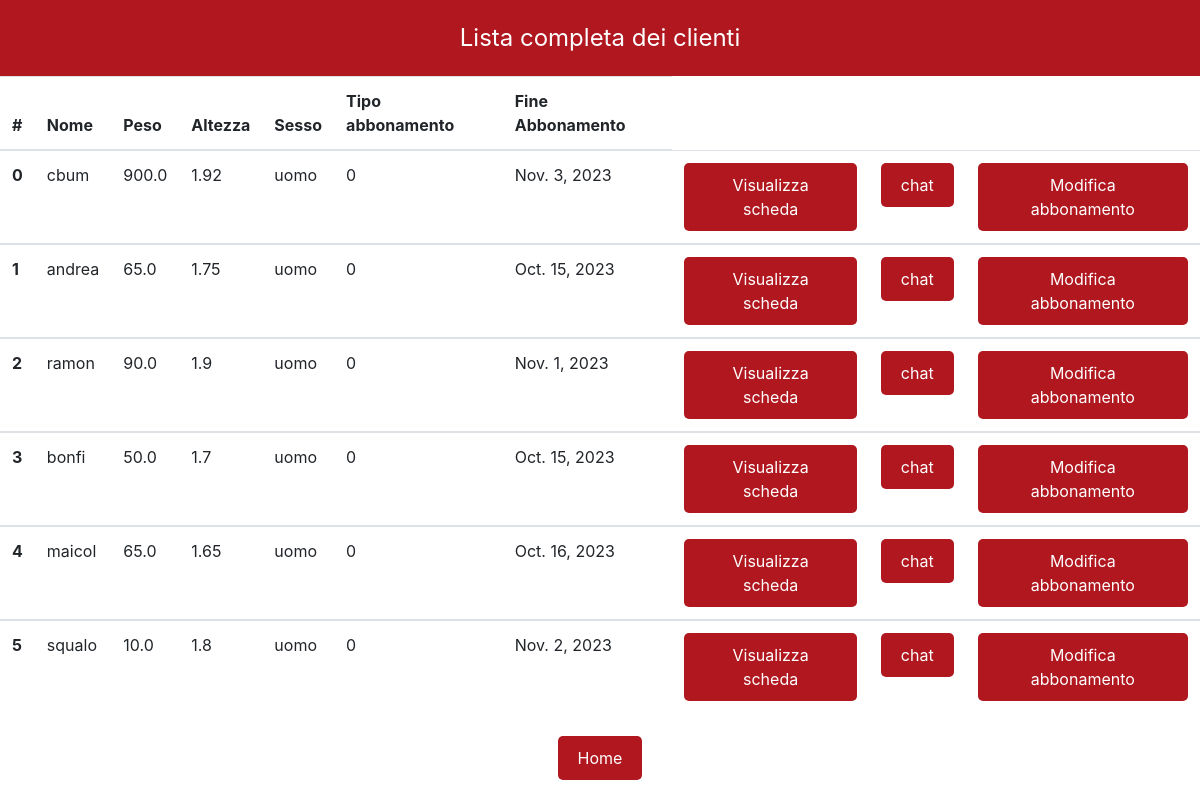
The app's page /user/listautenti/ (signed in) with its own data.
### Users/models.py (models this page shows)
class MyUser(AbstractUser):
    sesso = models.CharField(max_length=10, choices=SESSO)
    peso = models.FloatField(blank=True, null=True)
    altezza = models.FloatField(blank=True, null=True)
    tipo_abbonamento = models.IntegerField(default=1)
    fine_abbonamento = models.DateField(blank=True, null=True)
    immagine_profilo = models.ImageField(upload_to="fotouser/", blank=True)
    obiettivo = models.CharField(max_length=400, blank=True, null=True)

### Users/views.py (the view)
# urls.py: path('listautenti/', UtentiListView.as_view(), name="listautenti"),
class UtentiListView(GroupRequiredMixin, ListView):
    group_required = ["nutrizionista", "pt"]
    model = MyUser
    template_name = "Users/lista_utenti.html"
    def get_queryset(self):
        gruppo_pt = Group.objects.get(name="pt")
        gruppo_nutrizionista = Group.objects.get(name="nutrizionista")
        queryset = MyUser.objects.exclude(groups=gruppo_pt).exclude(groups=gruppo_nutrizionista)
        queryset = queryset.exclude(is_superuser=True)
        return queryset

### Users/templates/Users/lista_utenti.html (shortened to what this page needs)
{% extends 'base.html' %}
{% block content %}
    <div class="text_red"> Lista completa dei clienti </div>
     <table class="table table-hover">
        <thead>
            <tr>
                <th scope="col">#</th>
                <th scope="col">Nome</th>
                <th scope="col">Peso</th>
                <th scope="col">Altezza</th>
                <th scope="col">Sesso</th>
                <th scope="col">Tipo abbonamento</th>
                <th scope="col">Fine Abbonamento</th>
            </tr>
        </thead>
        {% for cliente in object_list %}
            <tbody>
                <tr>
                    <th scope="row">{{ forloop.counter0 }} </th>
                    <td> {{ cliente.username}}</td>
                    <td> {{ cliente.peso}}</td>
                    <td> {{ cliente.altezza }}</td>
                    <td> {{ cliente.sesso }}</td>
                    <td> {{ cliente.tipo_abbonamento }}</td>
                    <td> {{ cliente.fine_abbonamento }}</td>
                    {% if "nutrizionista" in  user.groups.all.1.name %}
                        <td>
                        <form method="GET" action="{% url 'Diet:mostradietauser' cliente.pk %}">
                            {% csrf_token %}
                            <button class="pulsante-rosso " type="submit">Visualizza dieta</button>
                        </form>
                        </td>
                    {% elif "pt" in  user.groups.all.1.name %}
                        <td>
                        <form method="GET" action="{% url 'Workout:mostra_scheda_user' cliente.pk %}">
                            <button class="pulsante-rosso " type="submit">Visualizza scheda</button>
                        </form>
                        </td>
                        <td><button class="pulsante-rosso" type="button" onclick="window.location.href='{% url 'Chat:chat' request.user.pk cliente.pk %}'">chat</button> </td>
                                                <td>
                        <form method="GET" action="{% url 'Users:edit' cliente.pk 5 %}">
                            <button class="pulsante-rosso " type="submit">Modifica abbonamento</button>
                        </form>
                        </td>
                    {% endif %}
                </tr>
            </tbody>
        {% endfor %}
     </table>
    <div class="div-bassa-2">
        <a href="{% url 'home_login' %}" class="pulsante-rosso">Home </a>
    </div>
{% endblock %}

### static/style/style.css (style rules this page uses)
.text_red { background-color: #B0171F; padding: 20px; color: white; font-size: 24px; text-align: center; }
.pulsante-rosso { background-color: #B0171F; color: white; padding: 10px 20px; border: none; border-radius: 5px; cursor: pointer; }
.div-bassa-2 { position: fixed; bottom: 0; left: 0; right: 0; display: flex; justify-content: center; padding: 20px 0; }

### records on screen
MyUser: username "cbum", peso "900.0", altezza "1.92", sesso "uomo", tipo_abbonamento "0", fine_abbonamento "Nov. 3, 2023"
MyUser: username "andrea", peso "65.0", altezza "1.75", sesso "uomo", tipo_abbonamento "0", fine_abbonamento "Oct. 15, 2023"
MyUser: username "ramon", peso "90.0", altezza "1.9", sesso "uomo", tipo_abbonamento "0", fine_abbonamento "Nov. 1, 2023"
MyUser: username "bonfi", peso "50.0", altezza "1.7", sesso "uomo", tipo_abbonamento "0", fine_abbonamento "Oct. 15, 2023"
MyUser: username "maicol", peso "65.0", altezza "1.65", sesso "uomo", tipo_abbonamento "0", fine_abbonamento "Oct. 16, 2023"
MyUser: username "squalo", peso "10.0", altezza "1.8", sesso "uomo", tipo_abbonamento "0", fine_abbonamento "Nov. 2, 2023"
